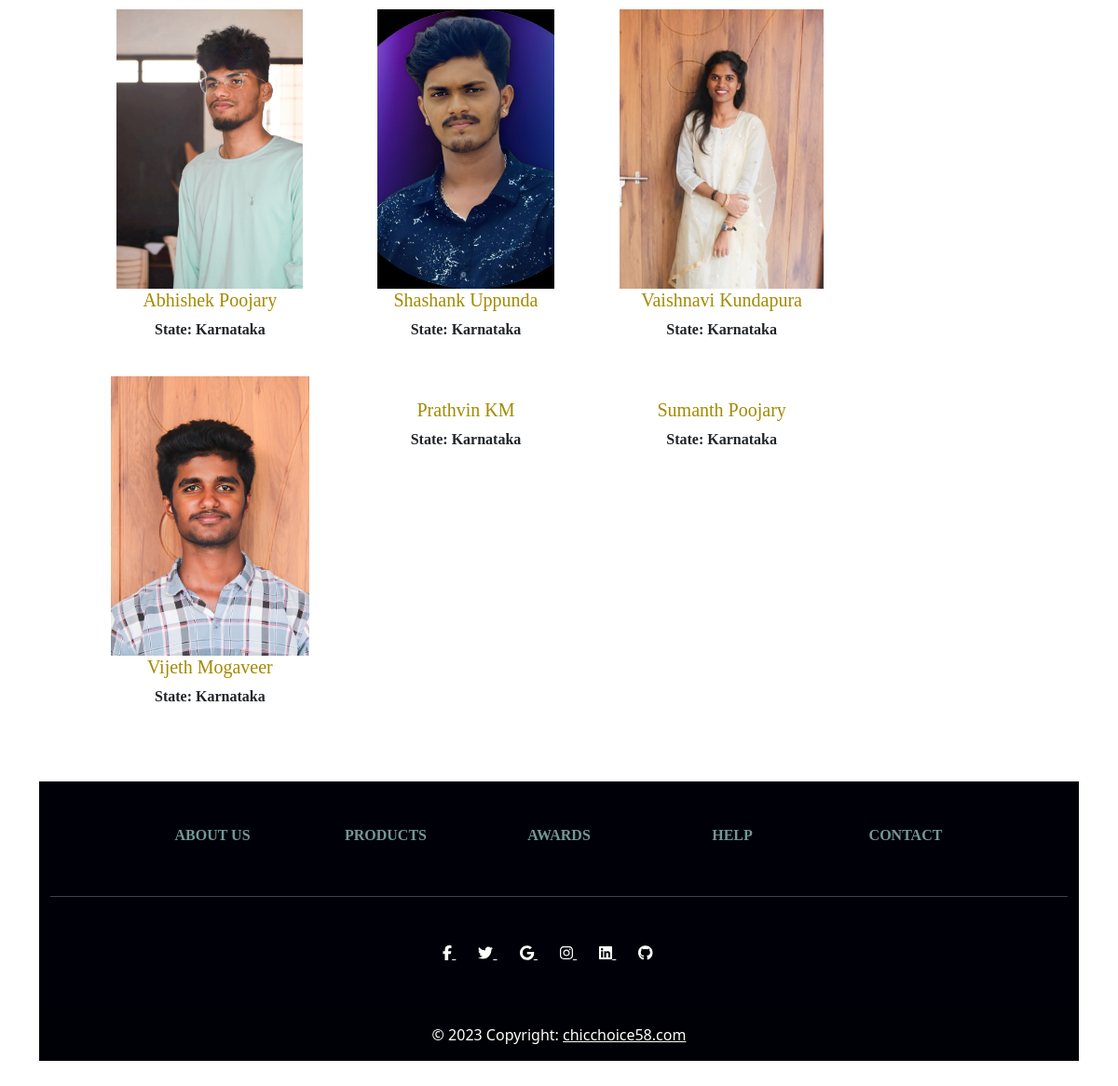
The app's page /designers/ (signed in, lower part), older data.
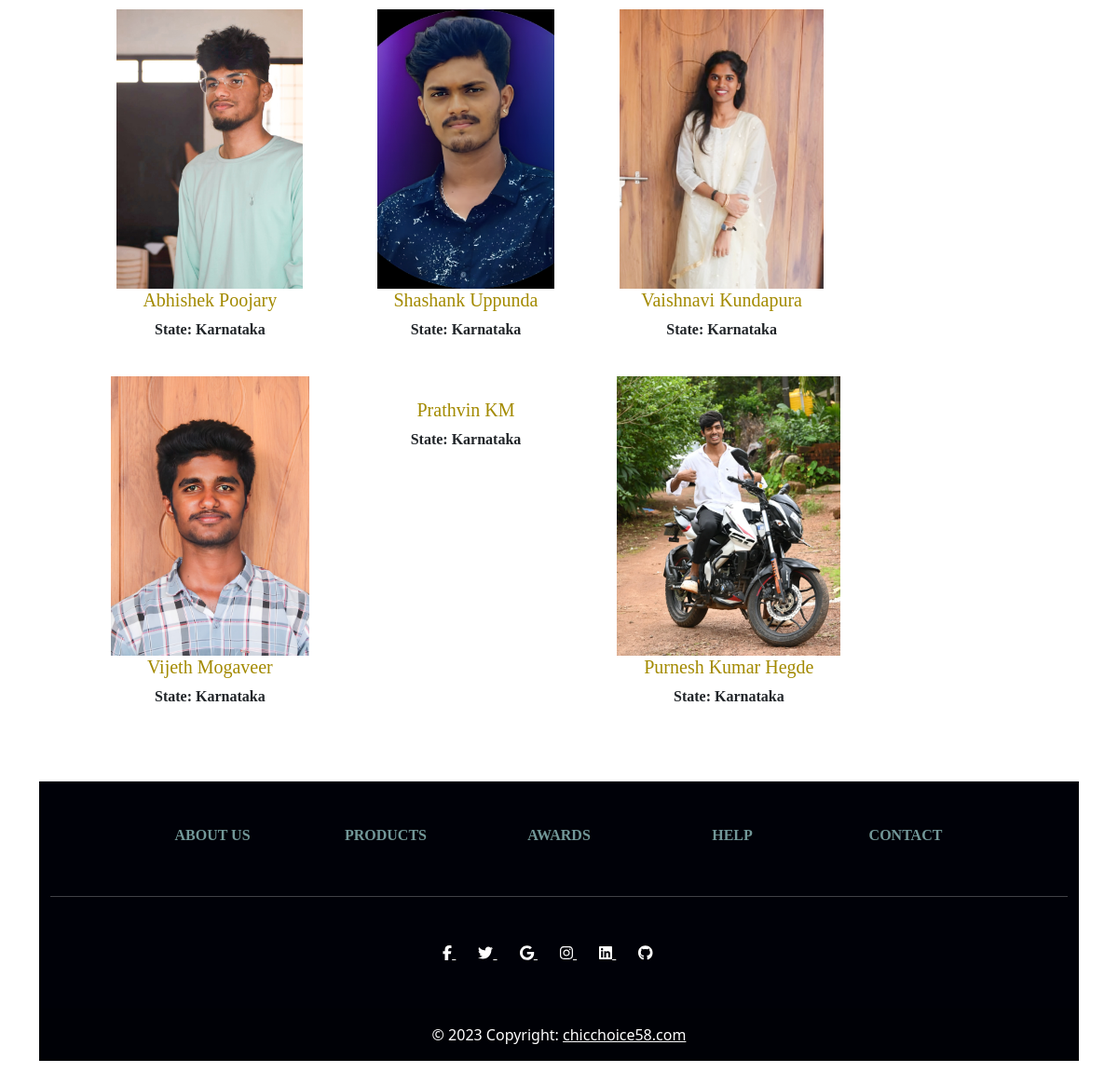
The same page, newer data.
### app/models.py (models this page shows, shortened)
class Designer(models.Model):
    username = models.ForeignKey(User, on_delete=models.CASCADE)
    designer_code = models.IntegerField(default=generate_random_number, unique=True)
    full_name = models.CharField(max_length=100, null=True)
    email = models.EmailField(max_length=100, null=True)
    phone_regex = r'^\+?1?\d{9,10}$'
    phone = models.CharField(max_length=100, null=True, validators=[RegexValidator(
        regex=phone_regex,)])
    work_exp = models.IntegerField()
    address = models.TextField(max_length=100, null=True)
    zipcode = models.IntegerField()
    state = models.CharField(choices=STATE_CHOICES, max_length=50)
    designer_image = models.ImageField(upload_to="designerimg")

### app/views.py (the view)
# urls.py: path('designers/', views.designers, name='designers'),
@login_required
def designers(request, data = None):
    if data == None:
        designers = Designer.objects.all()
    totalitem = 0
    if request.user.is_authenticated:
        totalitem = len(Cart.objects.filter(user=request.user))
    return render(request, 'app/designers.html', {"designers":designers, "totalitem":totalitem})

### app/templates/app/designers.html (shortened to what this page needs)
{% extends 'app/base.html' %}
{% load static %}
{% block main-content %}
  <div class="col-sm-8 offset-sm-1 my-3">
    <div class="row">
      {% for product in designers  %}
          <div class="col-sm-4 text-center mb-4">
              <a href="{% url 'designer-detail' product.id %}" class="btn">
                  <div class="item">
                      <img  src="{{ product.designer_image.url }}" alt="" height="300" class="">
                      <div style="font-family: cursive; color: #A38A00;" class="fw-bold"> <h5>{{product.full_name|capfirst}} </h5></div>
                      <div style="font-family: cursive;" class="fw-bold">State: {{product.state}}  </div>
                  </div>
              </a>
          </div>
      {% endfor %}
     </div>
  </div>
{% endblock main-content %}

### app/templates/app/base.html (shortened to what this page needs)
<!doctype html>
{% load static %}
<html lang="en">
  <head>
    <link href="https://cdn.jsdelivr.net/npm/bootstrap@5.0.0-beta1/dist/css/bootstrap.min.css" rel="stylesheet">
    <link rel="stylesheet" href="{% static 'app/css/owl.carousel.min.css' %}">
    <link rel="stylesheet" href="{% static 'app/css/all.min.css' %}">
    <link rel="stylesheet" href="{% static 'app/css/style.css' %}">
    <link rel="stylesheet" href="{% static 'app/css/designer_login.css' %}">
  </head>
  <body>
    {% block main-content %} {% endblock main-content %}
<div class="container my-5">
  <footer class="text-center text-white" style="background-color: #000108">
    <div class="container">
      <section class="mt-5">
        <div class="row text-center d-flex justify-content-center pt-5">
          <div class="col-md-2">
            <h6 class="text-uppercase font-weight-bold">
              <a style="font-family:cursive; color: rgb(114, 152, 152); font-weight: 800; text-decoration: none;" href="{% url 'about' %}" >About us</a>
            </h6>
          </div>
          <div class="col-md-2">
            <h6 class="text-uppercase font-weight-bold">
              <a style="font-family:cursive; color: rgb(114, 152, 152); font-weight: 800; text-decoration: none;" href="{% url 'home' %}" >Products</a>
            </h6>
          </div>
          <div class="col-md-2">
            <h6 class="text-uppercase font-weight-bold">
              <a style="font-family:cursive; color: rgb(114, 152, 152); font-weight: 800; text-decoration: none;" href="#!" >Awards</a>
            </h6>
          </div>
          <div class="col-md-2">
            <h6 class="text-uppercase font-weight-bold">
              <a style="font-family:cursive; color: rgb(114, 152, 152); font-weight: 800; text-decoration: none;" href="{% url 'help' %}" >Help</a>
            </h6>
          </div>
          <div class="col-md-2">
            <h6 class="text-uppercase font-weight-bold">
              <a style="font-family:cursive; color: rgb(114, 152, 152); font-weight: 800; text-decoration: none;" href="{% url 'contact' %}" >Contact</a>
            </h6>
          </div>
        </div>
      </section>
      <hr class="my-5" />
      <section class="text-center mb-5">
        <a href="" class="text-white me-4">
          <i class="fab fa-facebook-f"></i>
        </a>
        <a href="" class="text-white me-4">
          <i class="fab fa-twitter"></i>
        </a>
        <a href="" class="text-white me-4">
          <i class="fab fa-google"></i>
        </a>
        <a href="" class="text-white me-4">
          <i class="fab fa-instagram"></i>
        </a>
        <a href="" class="text-white me-4">
          <i class="fab fa-linkedin"></i>
        </a>
        <a href="" class="text-white me-4">
          <i class="fab fa-github"></i>
        </a>
      </section>
    </div>
    <div
         class="text-center p-3"
         style="background-color: rgba(0, 0, 0, 0.2)"
         >
      © 2023 Copyright:
      <a class="text-white" href="#"
         >chicchoice58.com</a
        >
    </div>
  </footer>
</div>
  </body>
</html>

Row changes from the older to the newer data that the page shows:
removed Designer: full_name "Sumanth Poojary", state "Karnataka"
added Designer: designer_image (picture), full_name "Purnesh Kumar Hegde", state "Karnataka"
